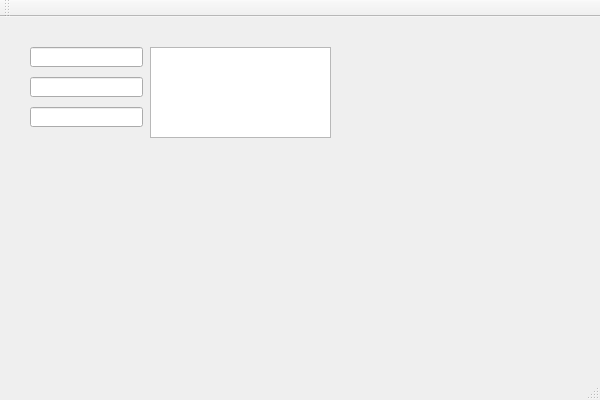
<?xml version="1.0" encoding="UTF-8"?>
<ui version="4.0">
 <class>MainWindow</class>
 <widget class="QMainWindow" name="MainWindow">
  <property name="geometry">
   <rect>
    <x>0</x>
    <y>0</y>
    <width>600</width>
    <height>400</height>
   </rect>
  </property>
  <property name="windowTitle">
   <string>MainWindow</string>
  </property>
  <widget class="QWidget" name="centralWidget">
   <widget class="QLineEdit" name="lineEdit">
    <property name="geometry">
     <rect>
      <x>30</x>
      <y>30</y>
      <width>113</width>
      <height>20</height>
     </rect>
    </property>
   </widget>
   <widget class="QLineEdit" name="lineEdit_2">
    <property name="geometry">
     <rect>
      <x>30</x>
      <y>60</y>
      <width>113</width>
      <height>20</height>
     </rect>
    </property>
   </widget>
   <widget class="QLineEdit" name="lineEdit_3">
    <property name="geometry">
     <rect>
      <x>30</x>
      <y>90</y>
      <width>113</width>
      <height>20</height>
     </rect>
    </property>
   </widget>
   <widget class="QTextEdit" name="textEdit">
    <property name="geometry">
     <rect>
      <x>150</x>
      <y>30</y>
      <width>181</width>
      <height>91</height>
     </rect>
    </property>
   </widget>
  </widget>
  <widget class="QMenuBar" name="menuBar">
   <property name="geometry">
    <rect>
     <x>0</x>
     <y>0</y>
     <width>600</width>
     <height>23</height>
    </rect>
   </property>
  </widget>
  <widget class="QToolBar" name="mainToolBar">
   <attribute name="toolBarArea">
    <enum>TopToolBarArea</enum>
   </attribute>
   <attribute name="toolBarBreak">
    <bool>false</bool>
   </attribute>
  </widget>
  <widget class="QStatusBar" name="statusBar"/>
 </widget>
 <layoutdefault spacing="6" margin="11"/>
 <resources/>
 <connections/>
</ui>
